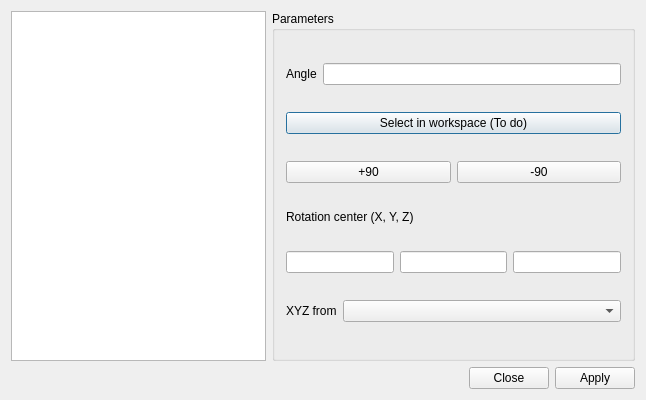
<?xml version="1.0" encoding="UTF-8"?>
<ui version="4.0">
 <class>RotateDialogClass</class>
 <widget class="QDialog" name="RotateDialogClass">
  <property name="geometry">
   <rect>
    <x>0</x>
    <y>0</y>
    <width>646</width>
    <height>400</height>
   </rect>
  </property>
  <property name="windowTitle">
   <string>Rotate</string>
  </property>
  <layout class="QVBoxLayout" name="verticalLayout">
   <item>
    <layout class="QHBoxLayout" name="horizontalLayout">
     <item>
      <widget class="QTreeView" name="figuresTree"/>
     </item>
     <item>
      <widget class="QGroupBox" name="groupBox">
       <property name="sizePolicy">
        <sizepolicy hsizetype="Expanding" vsizetype="Preferred">
         <horstretch>0</horstretch>
         <verstretch>0</verstretch>
        </sizepolicy>
       </property>
       <property name="title">
        <string>Parameters</string>
       </property>
       <layout class="QVBoxLayout" name="verticalLayout_2">
        <item>
         <layout class="QHBoxLayout" name="horizontalLayout_2">
          <item>
           <widget class="QLabel" name="label">
            <property name="sizePolicy">
             <sizepolicy hsizetype="Preferred" vsizetype="Fixed">
              <horstretch>0</horstretch>
              <verstretch>0</verstretch>
             </sizepolicy>
            </property>
            <property name="text">
             <string>Angle</string>
            </property>
           </widget>
          </item>
          <item>
           <widget class="QLineEdit" name="angleLE"/>
          </item>
         </layout>
        </item>
        <item>
         <widget class="QPushButton" name="selectInWorkspacePB">
          <property name="text">
           <string>Select in workspace (To do)</string>
          </property>
         </widget>
        </item>
        <item>
         <layout class="QHBoxLayout" name="horizontalLayout_4">
          <item>
           <widget class="QPushButton" name="plus90PB">
            <property name="text">
             <string>+90</string>
            </property>
           </widget>
          </item>
          <item>
           <widget class="QPushButton" name="minus90PB">
            <property name="text">
             <string>-90</string>
            </property>
           </widget>
          </item>
         </layout>
        </item>
        <item>
         <widget class="QLabel" name="label_2">
          <property name="sizePolicy">
           <sizepolicy hsizetype="Preferred" vsizetype="Fixed">
            <horstretch>0</horstretch>
            <verstretch>0</verstretch>
           </sizepolicy>
          </property>
          <property name="text">
           <string>Rotation center (X, Y, Z)</string>
          </property>
         </widget>
        </item>
        <item>
         <layout class="QHBoxLayout" name="horizontalLayout_5">
          <item>
           <widget class="QLineEdit" name="xLE"/>
          </item>
          <item>
           <widget class="QLineEdit" name="yLE"/>
          </item>
          <item>
           <widget class="QLineEdit" name="zLE"/>
          </item>
         </layout>
        </item>
        <item>
         <layout class="QHBoxLayout" name="horizontalLayout_3">
          <item>
           <widget class="QLabel" name="label_3">
            <property name="sizePolicy">
             <sizepolicy hsizetype="Fixed" vsizetype="Fixed">
              <horstretch>0</horstretch>
              <verstretch>0</verstretch>
             </sizepolicy>
            </property>
            <property name="text">
             <string>XYZ from</string>
            </property>
           </widget>
          </item>
          <item>
           <widget class="QComboBox" name="xyzFromCB"/>
          </item>
         </layout>
        </item>
       </layout>
      </widget>
     </item>
    </layout>
   </item>
   <item>
    <widget class="QDialogButtonBox" name="buttonBox">
     <property name="standardButtons">
      <set>QDialogButtonBox::Apply|QDialogButtonBox::Close</set>
     </property>
    </widget>
   </item>
  </layout>
 </widget>
 <layoutdefault spacing="6" margin="11"/>
 <resources/>
 <connections/>
</ui>
